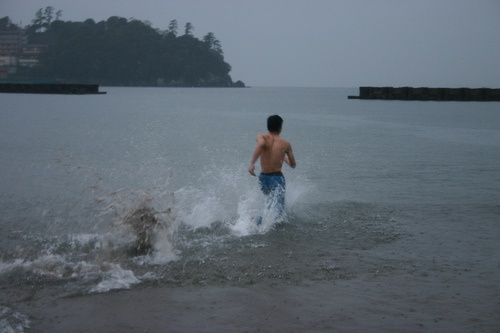
#> input picture util/01.png, 500 x 333 px
$ python visionlization.py
#> lines starting #> are read from the running program, lines starting #| are printed output that depends on the picture
"""
@Create Time : 2023/11/27
@Authors     : Allen_Chang
@Description : 请在这里添加功能描述
@Modif. List : 请在这里添加修改记录
"""
import cv2
import numpy as np
import matplotlib.pyplot as plt
# 加载并预处理待处理的图像
image_path = '01.png'
image = cv2.imread(image_path)
#> image is the input picture: shape (333, 500, 3); mean B, G, R 113.1, 103.6, 93.4
image = cv2.cvtColor(image, cv2.COLOR_BGR2RGB)

cm = plt.cm.get_cmap('jet')
plt.imshow(image, cmap=cm)
plt.colorbar()
# plt.savefig("_heatmap.png")
plt.show()
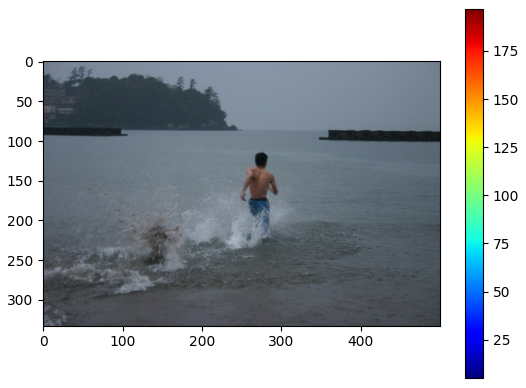
#> figure drawn by matplotlib, 2 panels

#
